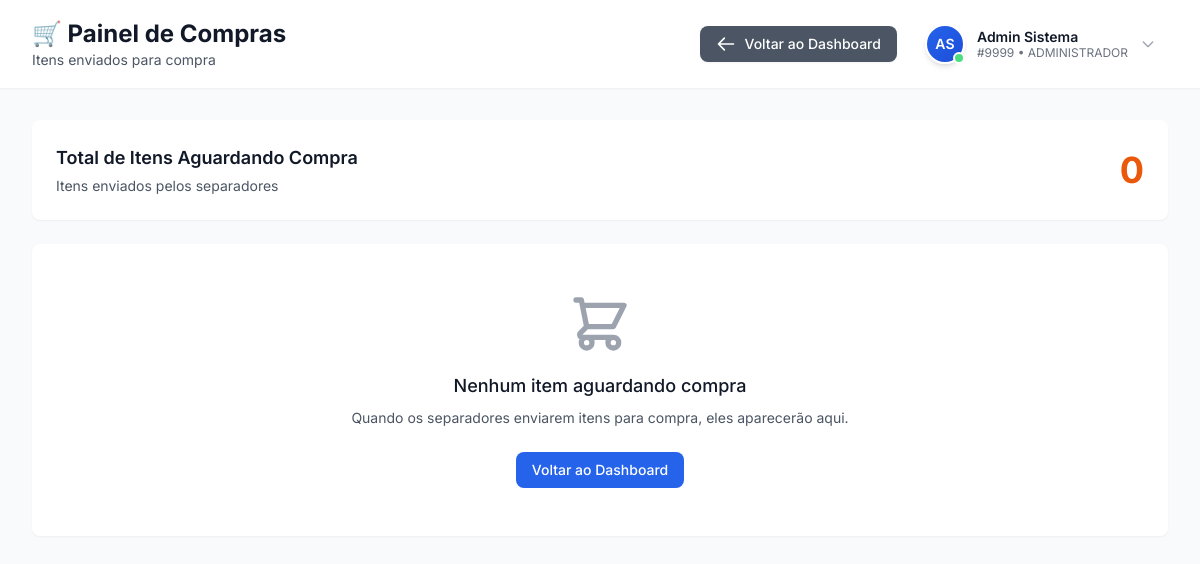
The page /compras/ (signed in) on the database its author committed.
### core/models.py (models this page shows, shortened)
class Usuario(AbstractBaseUser):
    numero_login = models.IntegerField(
        unique=True,
        verbose_name='Número de Login',
        help_text='Número único para identificação do usuário'
    )
    nome = models.CharField(
        max_length=200,
        verbose_name='Nome Completo'
    )
    tipo = models.CharField(
        max_length=20,
        choices=TipoUsuario.choices,
        default=TipoUsuario.SEPARADOR,
        verbose_name='Tipo de Usuário'
    )
    ativo = models.BooleanField(
        default=True,
        verbose_name='Ativo'
    )
    is_admin = models.BooleanField(
        default=False,
        verbose_name='Administrador'
    )
    criado_em = models.DateTimeField(
        auto_now_add=True,
        verbose_name='Criado em'
    )
    atualizado_em = models.DateTimeField(
        auto_now=True,
        verbose_name='Atualizado em'
    )
    objects = UsuarioManager()
    USERNAME_FIELD = 'numero_login'
    REQUIRED_FIELDS = ['nome']
    class Meta:
        verbose_name = 'Usuário'
        verbose_name_plural = 'Usuários'
        ordering = ['numero_login']

### core/presentation/web/views.py (the view)
# urls.py: path('compras/', PainelComprasView.as_view(), name='painel_compras'),
class PainelComprasView(View):
    @method_decorator(login_required)
    def dispatch(self, *args, **kwargs):
        return super().dispatch(*args, **kwargs)
    def get(self, request):
        from core.models import ItemPedido as ItemPedidoModel
        from itertools import groupby
        from operator import attrgetter
        from django.core.paginator import Paginator
        logger.info(
            f"Acessando painel de compras: usuario={request.user.numero_login}"
        )
        itens_em_compra = ItemPedidoModel.objects.filter(
            em_compra=True
        ).select_related(
            'pedido',
            'pedido__vendedor',
            'produto',
            'enviado_para_compra_por'
        ).order_by(
            'pedido__numero_orcamento',
            'id'
        )
        total_itens = itens_em_compra.count()
        logger.info(f"Total de itens em compra: {total_itens}")
        page_number = request.GET.get('page', 1)
        paginator = Paginator(itens_em_compra, 20)  # 20 itens por página
        page_obj = paginator.get_page(page_number)
        itens_agrupados = []
        for pedido, itens in groupby(page_obj, key=attrgetter('pedido')):
            itens_lista = list(itens)
            itens_agrupados.append((pedido, itens_lista))
        return render(
            request,
            'painel_compras.html',
            {
                'usuario': request.user,
                'itens_compra': itens_agrupados,
                'total_itens': total_itens,
                'page_obj': page_obj,  # Fase 34: Adicionar objeto de paginação
            }
        )

### templates/painel_compras.html (shortened to what this page needs)
{% extends "base.html" %}
{% block content %}
<div class="min-h-screen bg-gray-50">
    <header class="bg-white shadow-sm">
        <div class="max-w-7xl mx-auto px-4 sm:px-6 lg:px-8 py-4">
            <div class="flex justify-between items-center">
                <div>
                    <h1 class="text-2xl font-bold text-gray-900">🛒 Painel de Compras</h1>
                    <p class="text-sm text-gray-600">Itens enviados para compra</p>
                </div>
                <div class="flex items-center space-x-4">
                    <a href="{% url 'dashboard' %}" class="inline-flex items-center px-4 py-2 bg-gray-600 text-white text-sm font-medium rounded-lg hover:bg-gray-700 transition-colors shadow-sm">
                        <svg class="w-5 h-5 mr-2" fill="none" stroke="currentColor" viewBox="0 0 24 24">
                            <path stroke-linecap="round" stroke-linejoin="round" stroke-width="2" d="M10 19l-7-7m0 0l7-7m-7 7h18"></path>
                        </svg>
                        Voltar ao Dashboard
                    </a>
                    {% include "partials/_user_dropdown.html" %}
                </div>
            </div>
        </div>
    </header>
    <main class="max-w-7xl mx-auto px-4 sm:px-6 lg:px-8 py-8">
        <div class="bg-white rounded-lg shadow-sm p-6 mb-6">
            <div class="flex items-center justify-between">
                <div>
                    <h2 class="text-lg font-semibold text-gray-900">Total de Itens Aguardando Compra</h2>
                    <p class="text-sm text-gray-600 mt-1">Itens enviados pelos separadores</p>
                </div>
                <div class="text-4xl font-bold text-orange-600">
                    {{ total_itens }}
                </div>
            </div>
        </div>
        {% if itens_compra %}
            <div class="space-y-6">
                {% for pedido, itens in itens_compra %}
                <div class="bg-white rounded-lg shadow-sm overflow-hidden">
                    <div class="bg-blue-50 px-6 py-4 border-b border-blue-100">
                        <div class="flex items-center justify-between">
                            <div>
                                <h3 class="text-lg font-semibold text-gray-900">
                                    Pedido #{{ pedido.numero_orcamento }} - {{ pedido.nome_cliente }}
                                </h3>
                                <p class="text-sm text-gray-600 mt-1">
                                    Cliente: {{ pedido.codigo_cliente }} |
                                    Vendedor: {{ pedido.vendedor.nome }} |
                                    Data: {{ pedido.data }}
                                </p>
                            </div>
                            <div class="text-right">
                                <span class="inline-flex items-center px-3 py-1 rounded-full text-sm font-medium bg-blue-100 text-blue-800">
                                    {{ itens|length }} item{{ itens|length|pluralize }}
                                </span>
                            </div>
                        </div>
                    </div>
                    <div class="divide-y divide-gray-200">
                        {% for item in itens %}
                        <div class="px-6 py-4 hover:bg-gray-50 transition-colors">
                            <div class="flex items-start justify-between">
                                <div class="flex-1">
                                    <div class="flex items-center space-x-3">
                                        <div class="flex-shrink-0">
                                            <input type="checkbox"
                                                   class="w-5 h-5 text-blue-600 rounded border-gray-300 focus:ring-blue-500 cursor-pointer"
                                                   {% if item.pedido_realizado %}checked disabled{% endif %}
                                                   hx-post="{% url 'marcar_realizado' item.id %}"
                                                   hx-target="#badge-{{ item.id }}"
                                                   hx-swap="outerHTML">
                                        </div>
                                        <div class="flex-1">
                                            <h4 class="text-base font-medium text-gray-900">
                                                {{ item.produto.descricao }}
                                            </h4>
                                            <p class="text-sm text-gray-600 mt-1">
                                                Código: {{ item.produto.codigo }} |
                                                Quantidade: <span class="font-semibold">{{ item.quantidade_solicitada }}</span>
                                            </p>
                                            <div class="flex items-center space-x-4 mt-2 text-xs text-gray-500">
                                                <span class="flex items-center">
                                                    <svg class="w-4 h-4 mr-1" fill="none" stroke="currentColor" viewBox="0 0 24 24">
                                                        <path stroke-linecap="round" stroke-linejoin="round" stroke-width="2" d="M16 7a4 4 0 11-8 0 4 4 0 018 0zM12 14a7 7 0 00-7 7h14a7 7 0 00-7-7z"></path>
                                                    </svg>
                                                    Enviado por: <span class="font-medium ml-1">{{ item.enviado_para_compra_por.nome }}</span>
                                                </span>
                                                <span class="flex items-center">
                                                    <svg class="w-4 h-4 mr-1" fill="none" stroke="currentColor" viewBox="0 0 24 24">
                                                        <path stroke-linecap="round" stroke-linejoin="round" stroke-width="2" d="M12 8v4l3 3m6-3a9 9 0 11-18 0 9 9 0 0118 0z"></path>
                                                    </svg>
                                                    {{ item.enviado_para_compra_em|date:"d/m/Y H:i" }}
                                                </span>
                                            </div>
                                        </div>
                                    </div>
                                </div>
                                <div class="flex-shrink-0 ml-4">
                                    {% include 'partials/badge_status_compra.html' with item=item %}
                                </div>
                            </div>
                        </div>
                        {% endfor %}
                    </div>
                </div>
                {% endfor %}
            </div>
        {% else %}
            <div class="bg-white rounded-lg shadow-sm p-12 text-center">
                <h3 class="mt-4 text-lg font-medium text-gray-900">Nenhum item aguardando compra</h3>
                <p class="mt-2 text-sm text-gray-600">
                    Quando os separadores enviarem itens para compra, eles aparecerão aqui.
                </p>
                <a href="{% url 'dashboard' %}" class="mt-6 inline-flex items-center px-4 py-2 bg-blue-600 text-white text-sm font-medium rounded-lg hover:bg-blue-700 transition-colors">
                    Voltar ao Dashboard
                </a>
            </div>
        {% endif %}
    </main>
</div>
{% endblock %}

### templates/partials/_user_dropdown.html (shortened to what this page needs)
<div class="relative" x-data="{ open: false }">
    <button
        @click="open = !open"
        @keydown.escape="open = false"
        type="button"
        class="w-full flex items-center space-x-3 px-3 py-2 rounded-lg hover:bg-gray-100 transition-all duration-200 focus:outline-none focus:ring-2 focus:ring-blue-500 focus:ring-offset-2 cursor-pointer"
    >
        <div class="relative pointer-events-none">
            <div class="w-10 h-10 rounded-full bg-gradient-to-br from-blue-600 to-blue-700 flex items-center justify-center text-white font-semibold text-sm shadow-md border-2 border-white">
                {% with names=usuario.nome.split %}
                    {% if names|length > 1 %}
                        {{ names.0.0|upper }}{{ names.1.0|upper }}
                    {% else %}
                        {{ names.0.0|upper }}{{ names.0.1|upper }}
                    {% endif %}
                {% endwith %}
            </div>
            <span class="absolute bottom-0 right-0 block h-3 w-3 rounded-full bg-green-400 border-2 border-white"></span>
        </div>
        <div class="text-left pointer-events-none">
            <p class="text-sm font-semibold text-gray-900 leading-tight">{{ usuario.nome|truncatewords:2 }}</p>
            <p class="text-xs text-gray-500 leading-tight">#{{ usuario.numero_login }} • {{ usuario.tipo }}</p>
        </div>
        <svg
            class="w-4 h-4 text-gray-400 transition-transform duration-200 pointer-events-none"
            :class="{ 'rotate-180': open }"
            fill="none"
            stroke="currentColor"
            viewBox="0 0 24 24"
        >
            <path stroke-linecap="round" stroke-linejoin="round" stroke-width="2" d="M19 9l-7 7-7-7"></path>
        </svg>
    </button>
</div>

### templates/base.html (style rules this page uses)
body { font-family: 'Inter', sans-serif; }
* { transition-timing-function: cubic-bezier(0.4, 0.0, 0.2, 1); }

### rows shown on the page
Usuario: nome "Admin Sistema", numero_login "9999", tipo "ADMINISTRADOR"

### other values the page prints
{{ names.0.0|upper }} "A"
{{ names.1.0|upper }} "S"
{{ total_itens }} "0"
